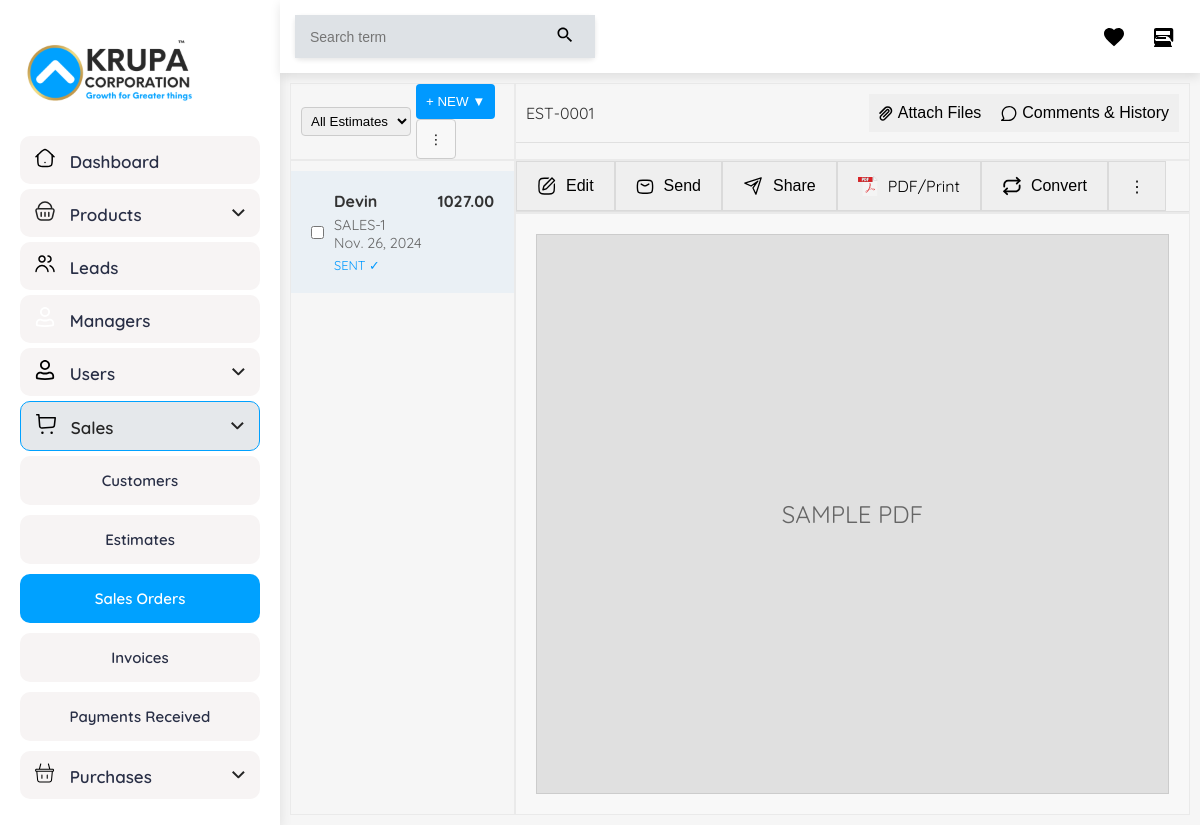
The app's page /salesorder2/63/ (signed in) with its own data.
### krupa/models.py (models this page shows, shortened)
class SalesOrder(models.Model):
    customer_name = models.ForeignKey(CustomUser, null=True, blank=True,on_delete=models.CASCADE)
    request = models.ForeignKey(Request, null=True, blank=True,on_delete=models.CASCADE)
    estimate = models.ForeignKey(Estimate,null=True,blank=True,on_delete=models.CASCADE)
    sales_order_number = models.CharField(max_length=100, blank=True)
    reference_number = models.CharField(max_length=100, blank=True)
    date = models.CharField(max_length=100,null=True, blank=True)
    expiry_date = models.CharField(max_length=100,null=True, blank=True)
    payment_terms = models.CharField(max_length=255, blank=True)
    delivery_method = models.CharField(max_length=255, blank=True)
    sales_person = models.CharField(max_length=255, blank=True)
    sub_total = models.DecimalField(max_digits=10, decimal_places=2, default=0)
    shipping_charges = models.DecimalField(max_digits=10, decimal_places=2, default=0)
    adjustment = models.DecimalField(max_digits=10, decimal_places=2, default=0)
    total = models.DecimalField(max_digits=10, decimal_places=2, default=0)
    terms_and_conditions = models.TextField(blank=True)
    create_retainer_invoice = models.BooleanField(default=False)
    created_date = models.DateField(auto_now=True)
    status = models.CharField(max_length=30,null=True,blank=True,default="SENT")

class Request(models.Model):
    profile = models.ForeignKey(CustomUser,on_delete=models.CASCADE)
    requestid = models.CharField(max_length=20,null=True,blank=True)
    product_name = models.ForeignKey(Products,null=True,blank=True,on_delete=models.CASCADE)
    quantity = models.IntegerField()
    company = models.CharField(max_length=30)
    pincode = models.CharField(max_length=10)
    email = models.EmailField(max_length=30)
    mobile_number = models.CharField(max_length=10)
    price = models.IntegerField(blank=True,null=True)
    request = models.BooleanField(default=False, null=True,blank=True)
    type = models.CharField(max_length=20)
    date = models.DateField(auto_now_add=True,blank=True,null=True)
    manager = models.ForeignKey(Managers,on_delete=models.SET_NULL,null=True,blank=True)
    shipping = models.ForeignKey(ShippingAddress,on_delete=models.SET_NULL,null=True,blank=True)

### admin_panel/views.py (the view)
# urls.py: path('salesorder2/<int:id>/',SalesOrder2,name="SalesOrder2"),
@login_required(login_url='/managerlogin/')
def SalesOrder2(request,id):
    data = SalesOrder.objects.get(id =id)
    context = {"data":data,"id":id}
    return render(request,"salesorder2.html",context)

### templates/salesorder2.html (shortened to what this page needs)
<!DOCTYPE html>
<html lang="en">
  <head>
  </head>
  <body>
    {% load static %}
    <div class="container">
      <aside class="sidebar" style="overflow-y: scroll">
        <img
          src="{% static 'admin/images/krupa.svg' %}"
          alt="Logo"
          class="logo"
        />
        <nav style="height: 80vh; display: flex; flex-direction: column">
          <div
            class="nav-item"
            style="display: flex; justify-content: space-between"
          >
            <div>
              <img
                src="{% static 'admin/images/dashboard-light.svg' %}"
                alt="Dashboard Icon"
                class="icon"
              />
              <span>Dashboard</span>
            </div>
          </div>
          <a href="/adminproducts/" style="text-decoration: none">
            <div class="nav-item" data-dropdown="products-dropdown">
              <div>
                <img
                  src="{% static 'admin/images/products-dark.svg' %}"
                  alt="Products Icon"
                  class="icon"
                />
                <span>Products</span>
              </div>
              <img
                src="{% static 'admin/images/dropdown.svg' %}"
                alt="Arrow"
                class="arrow"
              />
            </div>
          </a>
          <a href="/leadsall/" style="text-decoration: none">
            <div class="nav-item" data-dropdown="leads-dropdown">
              <div>
                <img
                  src="{% static 'admin/images/leads.svg' %}"
                  alt="Leads Icon"
                  class="icon"
                />
                <span>Leads</span>
              </div>
            </div>
          </a>
          <a href="/managers/" style="text-decoration: none">
            <div
              class="nav-item"
              style="display: flex; justify-content: space-between"
            >
              <div>
                <img
                  src="{% static 'admin/images/manager.svg' %}"
                  alt="Manager Icon"
                  class="icon"
                />
                <span>Managers</span>
              </div>
            </div>
          </a>
          <div class="nav-item" data-dropdown="users-dropdown">
            <div>
              <img
                src="{% static 'admin/images/user-dark.svg' %}"
                alt="Users Icon"
                class="icon"
              />
              <span>Users</span>
            </div>
            <img
              src="{% static 'admin/images/dropdown.svg' %}"
              alt="Arrow"
              class="arrow"
            />
          </div>
          <div
            class="nav-item drop-active active"
            data-dropdown="sales-dropdown"
          >
            <div>
              <img
                src="{% static 'admin/images/sales-dark.svg' %}"
                alt="Sales Icon"
                class="icon"
              />
              <span>Sales</span>
            </div>
            <img
              src="{% static 'admin/images/dropdown.svg' %}"
              alt="Arrow"
              class="arrow"
            />
          </div>
          <div id="sales-dropdown" class="dropdown-content show">
            <a href="/customerspage/">Customers</a>
            <a href="/estimates/">Estimates</a>
            <a href="/salesorder1/" class="active">Sales Orders</a>
            <a href="/invoice1/">Invoices</a>
            <a href="/payment1/">Payments Received</a>
          </div>
          <div class="nav-item" data-dropdown="purchases-dropdown">
            <div>
              <img
                src="{% static 'admin/images/purchaces.svg' %}"
                alt="Purchases Icon"
                class="icon"
              />
              <span>Purchases</span>
            </div>
            <img
              src="{% static 'admin/images/dropdown.svg' %}"
              alt="Arrow"
              class="arrow"
            />
          </div>
        </nav>
      </aside>
      <main class="main-content">
        <div class="top-bar">
          <div class="search-bar">
            <input type="text" placeholder="Search term" />
            <button>
              <svg class="icon" viewBox="0 0 24 24">
                <path
                  d="M15.5 14h-.79l-.28-.27C15.41 12.59 16 11.11 16 9.5 16 5.91 13.09 3 9.5 3S3 5.91 3 9.5 5.91 16 9.5 16c1.61 0 3.09-.59 4.23-1.57l.27.28v.79l5 4.99L20.49 19l-4.99-5zm-6 0C7.01 14 5 11.99 5 9.5S7.01 5 9.5 5 14 7.01 14 9.5 11.99 14 9.5 14z"
                ></path>
              </svg>
            </button>
          </div>
          <div class="top-icons">
            <svg class="icon" viewBox="0 0 24 24">
              <path
                d="M12 21.35l-1.45-1.32C5.4 15.36 2 12.28 2 8.5 2 5.42 4.42 3 7.5 3c1.74 0 3.41.81 4.5 2.09C13.09 3.81 14.76 3 16.5 3 19.58 3 22 5.42 22 8.5c0 3.78-3.4 6.86-8.55 11.54L12 21.35z"
              ></path>
            </svg>
            <svg class="icon" viewBox="0 0 24 24">
              <path
                d="M20 17.17L18.83 16H5.17l-1.34-1.34C4.54 12.78 7.15 11 10 11h4c2.85 0 5.46 1.78 6.17 4.66l1.26 1.26c.3-.31.57-.65.83-1.02V5c0-1.1-.9-2-2-2H5c-1.1 0-2 .9-2 2v13.17c.31.4.67.77 1.08 1.08L3 21.59V22h18v-.41l-1-1.59zM5 6h14v4H5V6zm0 6h10v2H5v-2z"
              ></path>
            </svg>
          </div>
        </div>
        <div class="cont">
          <div
            class="one"
            style="
              display: flex;
              justify-content: space-between;
              align-items: center;
              padding: 0 10px;
            "
          >
            <select class="dropdown">
              <option>All Estimates</option>
            </select>
            <div>
              <button class="button blue-button" style="padding: 10px">
                + NEW ▼
              </button>
              <button
                class="button"
                style="padding: 10px; width: 40px; height: 40px"
              >
                ⋮
              </button>
            </div>
          </div>
          <div class="two">
            <div class="header">
              <span class="document-id">EST-0001</span>
              <div style="display: flex">
                <button class="button2">
                  <img src="images/link.svg" alt="" />
                  <p>Attach Files</p>
                </button>
                <button class="button2">
                  <img src="images/messages.svg" alt="" />
                  <p>Comments & History</p>
                </button>
              </div>
            </div>
          </div>
          <div class="three">
            <div class="document-info">
              <input type="checkbox" class="checkbox" />
              <div class="document-details" style="width: 90%; gap: 5px">
                <div
                  style="
                    width: 100%;
                    display: flex;
                    justify-content: space-between;
                  "
                >
                  <span class="document-name">{{data.request.company}}</span>
                  <span class="document-name">{{data.total}}</span>
                </div>
                <span class="document-date"
                  >{{data.sales_order_number}}<br />{{data.created_date}}</span
                >
                <span class="document-status">SENT ✓</span>
              </div>
            </div>
          </div>
          <div class="four">
            <div class="document-row" style="display: flex">
              <button class="button1">
                <img src="images/edit.svg" alt="" />
                <p>Edit</p>
              </button>
              <button class="button1">
                <img src="images/estimate-message.svg" alt="" />
                <p>Send</p>
              </button>
              <button class="button1">
                <img src="images/share.svg" alt="" />
                <p>Share</p>
              </button>
              <a
                class="button1"
                href="/salesinvoice/{{id}}"
                style="text-decoration: none; color: black"
              >
                <img src="images/pdf.svg" alt="" />
                <p>PDF/Print</p>
              </a>
              <button
                class="button1"
                onclick="convert()"
                style="cursor: pointer"
              >
                <img src="images/convert.svg" alt="" />
                <p>Convert</p>
              </button>
              <button class="button1">⋮</button>
            </div>
          </div>
          <div class="five">
            <div class="preview-area">
              <div
                class="preview-placeholder"
                style="width: 100%; height: 70vh; overflow-y: scroll"
              >
                SAMPLE PDF
              </div>
            </div>
          </div>
        </div>
      </main>
    </div>
  </body>
</html>

### templates/salesorder2.html (style rules this page uses)
* { margin: 0; padding: 0; box-sizing: border-box; }
body { font-family: "Quicksand", sans-serif; background-color: #f6f6f6; color: #333; }
.container { display: flex; min-height: 100vh; }
.sidebar { width: 280px; background-color: #ffffff; color: #292f46; padding: 20px; box-shadow: 0 4px 12px rgba(0, 0, 0, 0.1); transition: all 0.3s ease; }
.sidebar .dropdown-content { display: none; flex-direction: column; }
.sidebar .dropdown-content a { padding: 15px; color: #292f46; background-color: #f7f4f4; margin-bottom: 10px; font-weight: 600; text-decoration: none; font-size: 15px; text-align: center; border-radius: 10px; transition: background-color 0.2s; }
.sidebar .dropdown-content .active { background-color: #00a1ff; color: white; }
.sidebar .dropdown-content.show { display: flex; }
.logo { width: 100%; max-width: 180px; margin-bottom: 30px; }
.nav-item { display: flex; align-items: center; padding: 12px 15px; margin-bottom: 5px; color: #292f46; text-decoration: none; background-color: #f7f4f4; font-size: 17px; font-weight: 600; border-radius: 10px; cursor: pointer; justify-content: space-between; transition: background-color 0.2s; }
.nav-item.active { background-color: #e5e8eb; color: #252525; }
.drop-active { border: 1px solid #00a1ff; }
.icon { width: 20px; height: 20px; margin-right: 10px; }
.arrow { transition: transform 0.3s ease; }
.cont { padding: 10px; }
.top-bar { display: flex; justify-content: space-between; align-items: center; padding: 15px 30px; background-color: #fff; box-shadow: 0 2px 5px rgba(0, 0, 0, 0.1); width: 100%; position: sticky; top: 0; z-index: 999; }
.search-bar { display: flex; background-color: #fff; border-radius: 5px; box-shadow: 0 2px 5px rgba(0, 0, 0, 0.1); width: 300px; }
.search-bar input { flex-grow: 1; padding: 10px 15px; border: none; background-color: #dee2e6; font-size: 14px; outline: none; }
.search-bar button { padding: 10px; background-color: #dee2e6; border: none; cursor: pointer; }
.top-icons { display: flex; gap: 15px; }
.top-icons .icon { width: 24px; height: 24px; cursor: pointer; }
.main-content { flex-grow: 1; transition: margin-left 0.3s ease; }
.top-bar { position: relative; margin-top: 0; margin-left: 0; padding: 15px; background-color: #fff; box-shadow: 0px 4px 10px rgba(0, 0, 0, 0.1); }
.cont { display: grid; grid-template-columns: 0.5fr 1.5fr; grid-template-rows: 0.2fr 0.2fr 2.6fr; grid-auto-flow: row; grid-template-areas: "one two" "three four" "three five"; }
.one { grid-area: one; }
.two { grid-area: two; }
.three { grid-area: three; }
.four { grid-area: four; }
.five { grid-area: five; }
.one, .two, .three, .four, .five { border: 1px solid #eaeaea; }
.header { display: flex; justify-content: space-between; align-items: center; padding: 10px; border-bottom: 1px solid #e0e0e0; }
.dropdown { padding: 5px; border: 1px solid #ccc; border-radius: 4px; }
.three { padding: 10px 0px; }
.document-info { background-color: #eaf0f5; padding: 20px; }
.button { padding: 5px 10px; margin-left: 5px; background-color: #f8f8f8; border: 1px solid #ccc; border-radius: 4px; cursor: pointer; }
.blue-button { background-color: #0099ff; color: white; border: none; }
.document-row { display: flex; align-items: center; border-bottom: 1px solid #e0e0e0; }
.document-row .button1 { padding: 10px 20px; background-color: #efefef; border: 1px solid #dadada; font-size: medium; display: flex; justify-content: center; align-items: center; gap: 10px; height: 50px; }
.document-info { display: flex; align-items: center; }
.checkbox { margin-right: 10px; }
.document-details { display: flex; flex-direction: column; }
.document-name { font-weight: bold; }
.document-date { color: #666; font-size: 0.9em; }
.document-status { font-size: 0.8em; color: #0099ff; }
.preview-area { padding: 20px; text-align: center; background-color: #f8f8f8; height: 100%; }
.preview-placeholder { width: 200px; height: 250px; margin: 0 auto; background-color: #e0e0e0; display: flex; align-items: center; justify-content: center; font-size: 24px; color: #666; border: 1px solid #ccc; }
.button2 { display: flex; padding: 10px; border: none; justify-content: center; align-items: center; gap: 5px; }
.button2 p { font-size: medium; }

### records on screen
SalesOrder: request.company "Devin", total "1027.00", sales_order_number "SALES-1", created_date "Nov. 26, 2024"
